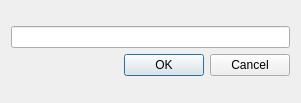
<?xml version="1.0" encoding="UTF-8"?>
<ui version="4.0">
 <class>NewFolderDialog</class>
 <widget class="QDialog" name="NewFolderDialog">
  <property name="geometry">
   <rect>
    <x>0</x>
    <y>0</y>
    <width>301</width>
    <height>103</height>
   </rect>
  </property>
  <property name="windowTitle">
   <string>Create new  folder</string>
  </property>
  <layout class="QGridLayout" name="gridLayout">
   <item row="0" column="0">
    <layout class="QVBoxLayout" name="verticalLayout">
     <item>
      <widget class="QLineEdit" name="lineEdit"/>
     </item>
     <item>
      <widget class="QDialogButtonBox" name="buttonBox">
       <property name="orientation">
        <enum>Qt::Horizontal</enum>
       </property>
       <property name="standardButtons">
        <set>QDialogButtonBox::Cancel|QDialogButtonBox::Ok</set>
       </property>
      </widget>
     </item>
    </layout>
   </item>
  </layout>
 </widget>
 <resources/>
 <connections>
  <connection>
   <sender>buttonBox</sender>
   <signal>accepted()</signal>
   <receiver>NewFolderDialog</receiver>
   <slot>accept()</slot>
   <hints>
    <hint type="sourcelabel">
     <x>248</x>
     <y>254</y>
    </hint>
    <hint type="destinationlabel">
     <x>157</x>
     <y>274</y>
    </hint>
   </hints>
  </connection>
  <connection>
   <sender>buttonBox</sender>
   <signal>rejected()</signal>
   <receiver>NewFolderDialog</receiver>
   <slot>reject()</slot>
   <hints>
    <hint type="sourcelabel">
     <x>316</x>
     <y>260</y>
    </hint>
    <hint type="destinationlabel">
     <x>286</x>
     <y>274</y>
    </hint>
   </hints>
  </connection>
 </connections>
</ui>
